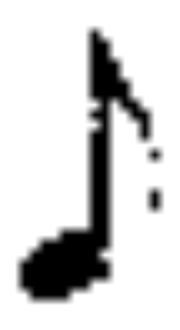
#> input picture Test_Symbols/73.jpg, 180 x 330 px, found by its file name
$ python antiAliasing.py
#> lines starting #> are read from the running program, lines starting #| are printed output that depends on the picture; after the words box and inside, x2 and y2 are one past the last pixel; in counts of white or black regions, pixels touching at a corner belong together
#> further down, src is the input picture: shape (330, 180); min 0, max 255, mean 212.1
import cv2, numpy as np, matplotlib.pyplot as plt

class antiAliasing:
    def __init__(self):
        self.__src = []
        self.__dst = []
        ## 탐색할 방향 지정
        self.__Os = {'O1':[(0,-2),(0,-1),(0,0),(0,1),(0,2)],
                    'O2':[(2,-2),(1,-1),(0,0),(-1,1),(-2,2)],
                    'O3':[(2,0),(1,0),(0,0),(-1,0),(-2,0)],
                    'O4':[(2,2),(1,1),(0,0),(-1,-1),(-2,-2)]}

    def Bin(self,img):
        _,th = cv2.threshold(img,127,255,cv2.THRESH_OTSU)
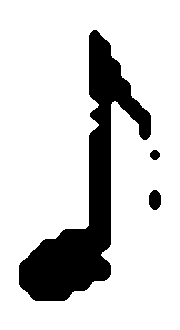
#> th: shape (330, 180); 82.2% white; 3 black regions, box (x1, y1, x2, y2) and area: (19, 30, 151, 301) 10322, (149, 190, 161, 210) 196, (150, 150, 160, 160) 76
        return th

    def detectLaplace(self, img):
        return self.Bin((255)-cv2.Laplacian(img, -1))

    def antiAliasing(self, img):
        self.__src = self.Bin(img)
        self.__dst = self.__src.copy()
        Lap_src = self.detectLaplace(self.__src)
        ## 경계선 좌표 추출
        pos = []
        for y, i in enumerate(Lap_src):
            pos.extend([(x,y)for x,v in enumerate(i) if v == 0])
        ## 지정 방향 탐색 및 조건에 따른 Anti Aliasing
        for x, y in pos:
            O_value = {'O1':[],'O2':[],'O3':[],'O4':[]}
            for O in self.__Os:
                cnts = []
                for Ox, Oy in self.__Os.get(O):
                    try:
                        O_value.get(O).append(1 if self.__src[y+Oy][x+Ox] == 0 else 0)
                    except Exception as e:
                        continue
                cnts.append(O_value.get(O).count(1))
                ## 탐진된 검정 픽셀 수가 1이면 해당 픽셀을 흰색으로
                if 1 in cnts:
                    self.__dst[y][x] = 255
                    break
                ## 탐지된 검정 픽셀 수가 5이면 해당 없음
                elif 5 in cnts:
                    break
                ## 그 이외의 경우 탐지된 검정 픽셀 값의 순서가 흑,백,흑 일 경우 백의 자리를 흑으로 변환
                else:
                    for cnt in cnts:
                        if cnt<3:
                            v = O_value.get(O)
                            for i in range(len(v)-2):
                                if v[i] == 1 and v[i+1] == 0 and v[i+2] == 1:
                                    ox,oy = self.__Os.get(O)[i+1]
                                    self.__dst[y+oy][x+ox] = 0
                                    break
                            break
        return self.__dst

    def show(self):
        merged = np.hstack([self.__src, self.__dst])
        plt.figure(figsize=(17,6))
        plt.imshow(merged)
        plt.show()
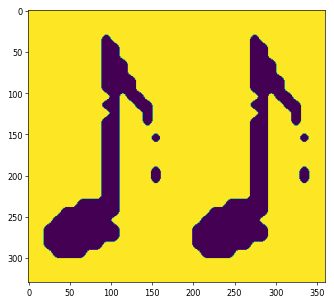
#> figure drawn by matplotlib, 1 panel


if __name__ == "__main__":
    # 원본
    src = cv2.imread(r'Find_Symbols/73.jpg', 0)

    ali = antiAliasing()
    src = ali.antiAliasing(src)
    ali.show()

$ run again, with Test_Symbols/104.jpg copied over Test_Symbols/73.jpg
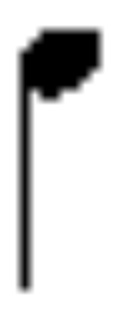
#> input picture Test_Symbols/104.jpg, 120 x 320 px, found by its file name
#> src is the input picture: shape (320, 120); min 0, max 255, mean 212.5
#> in Bin, `_,th = cv2.threshold(img,127,255,cv2.THRESH_OTSU)`:
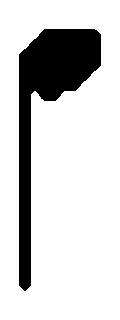
#> th: shape (320, 120); 81.8% white; 1 black region, box (x1, y1, x2, y2) and area: (19, 29, 101, 291) 6981
#> src: shape (320, 120); 81.8% white; 1 black region, box (x1, y1, x2, y2) and area: (19, 29, 101, 291) 6980
#> in show, `plt.show()`:
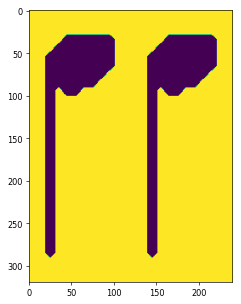
#> figure drawn by matplotlib, 1 panel

$ run again, with Test_Symbols/105.jpg copied over Test_Symbols/73.jpg
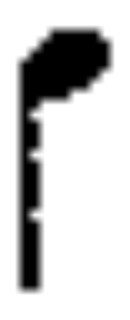
#> input picture Test_Symbols/105.jpg, 130 x 320 px, found by its file name
#> src is the input picture: shape (320, 130); min 0, max 255, mean 203.5
#> in Bin, `_,th = cv2.threshold(img,127,255,cv2.THRESH_OTSU)`:
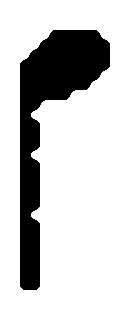
#> th: shape (320, 130); 79.7% white; 1 black region, box (x1, y1, x2, y2) and area: (20, 30, 110, 290) 8460
#> in show, `plt.show()`:
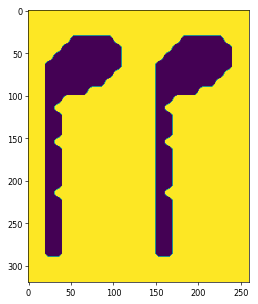
#> figure drawn by matplotlib, 1 panel

$ run again, with Test_Symbols/11.jpg copied over Test_Symbols/73.jpg
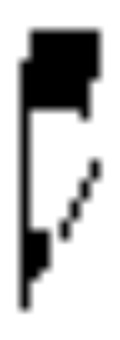
#> input picture Test_Symbols/11.jpg, 120 x 340 px, found by its file name
#> src is the input picture: shape (340, 120); min 0, max 255, mean 195
#> in Bin, `_,th = cv2.threshold(img,127,255,cv2.THRESH_OTSU)`:
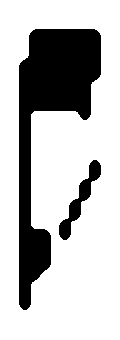
#> th: shape (340, 120); 74.7% white; 2 black regions, box (x1, y1, x2, y2) and area: (19, 29, 101, 310) 9435, (59, 160, 101, 240) 880
#> in show, `plt.show()`:
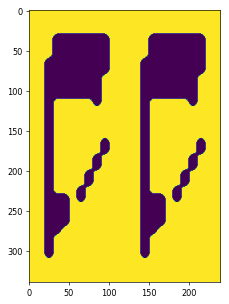
#> figure drawn by matplotlib, 1 panel
